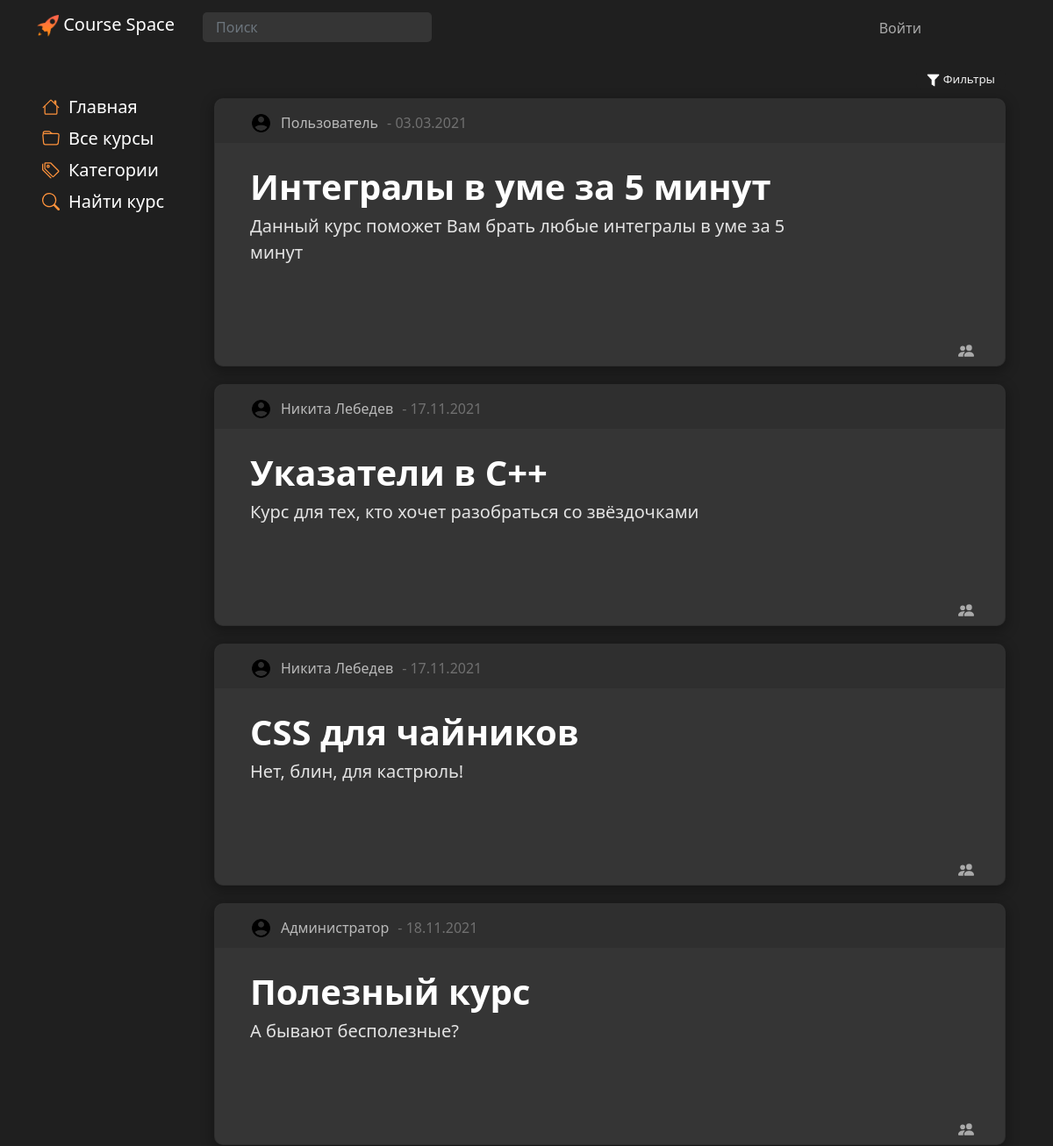
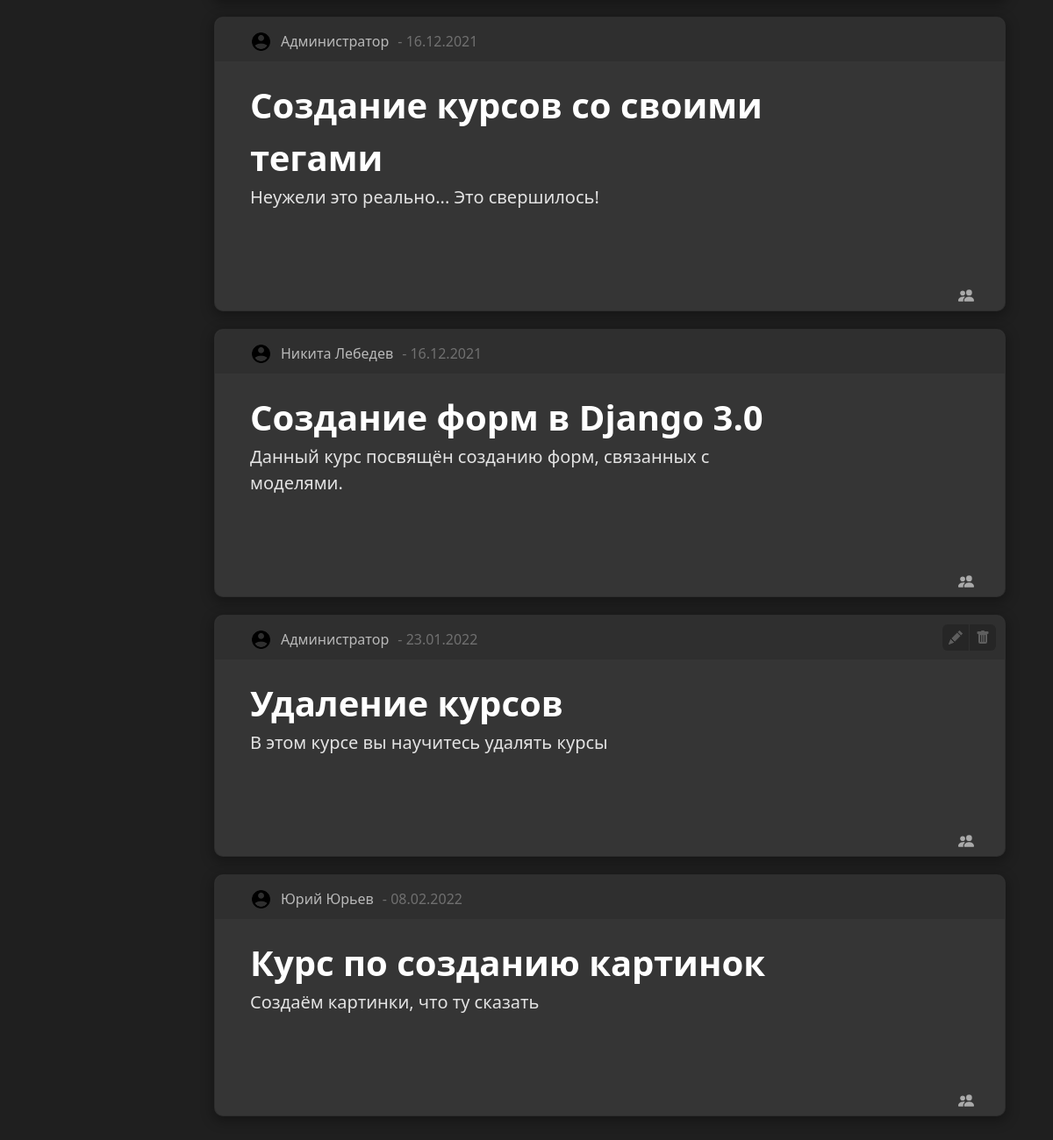
Screenshot of /main/results with the database file from the repository (2 pictures, top to bottom).
### main/models.py (models this page shows, shortened)
class Courses(models.Model):
    title = models.CharField('title', max_length=80, null=False)
    description = models.TextField('description')
    date = models.TextField('date')
    category = models.ForeignKey(Categories, models.DO_NOTHING, db_column='Category_id')  # Field name made lowercase.
    author = models.ForeignKey(Authors, models.DO_NOTHING, db_column='Author_id')  # Field name made lowercase.
    class Meta:
        db_table = 'Courses'
    def __str__(self):
        return self.title

class Authors(models.Model):
    name = models.CharField('name', max_length=80, null=False)
    user = models.ForeignKey(settings.AUTH_USER_MODEL, models.DO_NOTHING, db_column='User_id')  # Field name made lowercase.
    class Meta:
        db_table = 'Authors'

class Profile(models.Model):
    user = models.OneToOneField(settings.AUTH_USER_MODEL, on_delete=models.CASCADE, null=True, )
    surname = models.CharField('surname', max_length=80, null=False)
    name = models.CharField('name', max_length=80, null=False)
    profile_pic = models.ImageField(null=True, blank=True, upload_to="images/profile/")
    birth_date = models.DateField(null=True, blank=True)
    class Meta:
        db_table = 'Profile'

### main/views.py (the view, shortened to what this page needs)
# urls.py: path('/results', advanced_results.as_view(), name='adv_results'),
class advanced_results(ListView):
    model = Courses
    template_name = 'main/results.html'
    def get_queryset(self):
        title = self.request.GET.get('title', default='')
        desk = self.request.GET.get('desk', default='')
        cat = self.request.GET.get('cat', default='')
        author = self.request.GET.get('author', default='')
        tags = self.request.GET.get('tags', default='')
        if cat == 'Категория':
            cat = ''
        tags_list = tags.lower().split(', ')
        if tags_list == ['']:
            object_list = Courses.objects.filter(
                Q(title__icontains=title) &
                Q(description__icontains=desk) &
                Q(category__title__icontains=cat) &
                Q(author__name__icontains=author)
            ).distinct()
        print('object_list: ')
        print(object_list)
        return object_list

### main/templates/main/results.html (shortened to what this page needs)
{% extends 'main/base.html' %}
{% block style %}
    {% load static %}
{% endblock %}
{% block content %}
    {% block list %}
        {% if object_list %}
            <div class="container">
                <div class="row">
                <button class="tagsBth" type="button" data-bs-toggle="collapse" data-bs-target="#collapseExample" aria-expanded="false" aria-controls="collapseExample">
                    <img src="{% static 'main/img/filter.png' %}" width="15">
                        Фильтры
                </button>
            </div>
                <div class="row">
                    {% for el in object_list%}
                                <div class="card block" id="{{ el.id }}">
                                    <div class="cardHeader">
                                        <div class="author">
                                        {% if user.profile.profile_pic %}
                                          <img class="courseAuthorAvatarProfile" src="{{el.author.user.profile.profile_pic.url}}">
                                        {% else %}
                                          <img class="courseAuthorAvatarProfile" src="{% static 'main/img/user96.png' %}"><br><br>
                                        {% endif %}
                                        <div id="authorname">
                                             {{ el.author.user.profile.name }} {{ el.author.user.profile.surname }}
                                        </div>
                                </div>
                                        <div class="date"> - {{ el.date }}</div>
                                    </div>
                                <div class="cardContainer"  onclick="window.location.href ='{% url 'course' el.pk %}'">
                                    <div class="lable">
                                        <div class="text">
                                            <div class="title fs-1">{{ el.title }}</div>
                                        </div>
                                    </div>
                                        <div class="desk fs-5">{{el.description|truncatewords:50}}</div>
                                    <div class="tags"></br>
                                    </div>
                                </div>
                                <div class="stat">
                                </div>
                                {% if user == el.author.user %}
                                    <div class = "courseToolbar">
                                        <button class = "toolBtn" id="edit" onclick="window.location.href = '{% url 'edit_course' el.pk  %}'">
                                            <svg xmlns="http://www.w3.org/2000/svg" width="16" height="16" fill="currentColor" class="bi bi-pencil-fill editBtn" viewBox="0 0 16 16">
                                              <path d="M12.854.146a.5.5 0 0 0-.707 0L10.5 1.793 14.207 5.5l1.647-1.646a.5.5 0 0 0 0-.708l-3-3zm.646 6.061L9.793 2.5 3.293 9H3.5a.5.5 0 0 1 .5.5v.5h.5a.5.5 0 0 1 .5.5v.5h.5a.5.5 0 0 1 .5.5v.5h.5a.5.5 0 0 1 .5.5v.207l6.5-6.5zm-7.468 7.468A.5.5 0 0 1 6 13.5V13h-.5a.5.5 0 0 1-.5-.5V12h-.5a.5.5 0 0 1-.5-.5V11h-.5a.5.5 0 0 1-.5-.5V10h-.5a.499.499 0 0 1-.175-.032l-.179.178a.5.5 0 0 0-.11.168l-2 5a.5.5 0 0 0 .65.65l5-2a.5.5 0 0 0 .168-.11l.178-.178z"/>
                                            </svg>
                                        </button>
                                        <button class = "toolBtn" id="coursedelete" onclick="toggle(hidden_content)_{{ el.pk }}">
                                            <svg xmlns="http://www.w3.org/2000/svg" width="16" height="16" fill="currentColor" class="bi bi-trash-fill deleteBtn" viewBox="0 0 16 16">
                                              <path d="M2.5 1a1 1 0 0 0-1 1v1a1 1 0 0 0 1 1H3v9a2 2 0 0 0 2 2h6a2 2 0 0 0 2-2V4h.5a1 1 0 0 0 1-1V2a1 1 0 0 0-1-1H10a1 1 0 0 0-1-1H7a1 1 0 0 0-1 1H2.5zm3 4a.5.5 0 0 1 .5.5v7a.5.5 0 0 1-1 0v-7a.5.5 0 0 1 .5-.5zM8 5a.5.5 0 0 1 .5.5v7a.5.5 0 0 1-1 0v-7A.5.5 0 0 1 8 5zm3 .5v7a.5.5 0 0 1-1 0v-7a.5.5 0 0 1 1 0z"/>
                                            </svg>
                                        </button>
                                    </div>
                                {% elif el.pk == 23 %}
                                    <div class = "courseToolbar">
                                        <button class = "toolBtn" id="edit" onclick="window.location.href = '{% url 'edit_course' el.pk  %}'">
                                        </button>
                                        <button class = "toolBtn" id="coursedelete" onclick="toggle(hidden_content)_{{ el.pk }}">
                                        </button>
                                    </div>
                                {% endif %}
                            </div>
                    {% endfor %}
                </div>
            </div>
        {% else %}
            <h1>Ничего не найдено</h1>
        {% endif %}
    {% endblock %}
{% endblock %}

### main/static/main/css/design-tokens/colors.css (style rules this page uses)
:root { --black: rgb(31, 31, 31); --lblack: #353535; --llblack: #cbcbcb; --gray: #AAAAAA; --lgray: #D3D3D3; --white: #F0F0F0; --lwhite: #FAFAFA; --lred: #b41b1b; --llred: #b22d2d; --c1: #d5dafa; --c2: #d2e6fd; --c3: #d7fcd7; --c4: #f8fccc; --c5: #fde6cf; --c6: #fdcfcc; --c7: #fdcaf2; --c8: #d1d5f8; --c9: #1F1F1F; --ch1: #c6cdfa; --ch2: #bfdaf8; --ch3: #c3fac3; --ch4: #f1f7ae; --ch5: #fcdab9; --ch6: #f8b8b3; --ch7: #fcb0eb; --ch8: #b7bef8; --ch9: #1f1b1b; --tc1: #7d8df8; --tc2: #68adfc; --tc3: #76df76; --tc4: #c5d140; --tc5: #e2a669; --tc6: #da726a; --tc7: #d667be; --tc8: #646ec9; --tc9: #ffffff; }

### main/static/main/css/design-tokens/img.css (style rules this page uses)
.courseAuthorAvatarProfile { object-fit: cover; width: 25px; height: 25px; border-radius: 25px; border-width: 2px; border-color: var(--white); }

### main/static/main/css/design-tokens/MainBlock.css (style rules this page uses)
body { background-color: var(--black); margin-top: 80px; padding-bottom: 100px; }

### main/static/main/css/design-tokens/button.css (style rules this page uses)
button { background-color: var(--black); color: var(--white); font-size: 10pt; border-radius: 6px; text-align: center; border: none; transition: 0.3s; margin-top: 5px; -webkit-touch-callout: none; -webkit-user-select: none; -khtml-user-select: none; -moz-user-select: none; -ms-user-select: none; user-select: none; }
.tagsBth { width: fit-content; margin-right: 0; margin-left: auto; }

### main/static/main/css/design-tokens/card.css (style rules this page uses)
.block { background-color: var(--lblack); border-radius: 10px; margin-right: 10px; padding: 10px 40px; margin-bottom: 10px; width: 100%; -webkit-box-shadow: 0px 4px 14px 2px rgba(0, 0, 0, 0.3); -moz-box-shadow: 0px 4px 14px 2px rgba(0, 0, 0, 0.3); box-shadow: 0px 4px 14px 2px rgba(0, 0, 0, 0.3); }
.cardContainer { display: flex; flex-direction: column; cursor: pointer; }
.card { transition: 0.2s; padding: 20px 40px 30px 40px; margin: 10px 0; width: 100%; position: relative; }
.cardHeader { background-color: #2f2f2f; border-radius: 10px 10px 0 0; height: 50px; position: absolute; top:0; left: 0; padding-left: 40px; padding-top: 15px; color: white; width: 100%; }
.card .desk { color: #e3e3e3; }
.card .lable { display: flex; position: relative; margin-top: 50px; }
.card .title { font-weight: bold; color: #ffffff; }
.card .author { display: flex; color: #b9b9b9; padding: 0; margin-top: 0; }
.card .author #authorname { margin-left: 10px; }
.card .tags { margin-top: 60px; flex-wrap: wrap; justify-content: start; align-items: start; align-content: start; }
.card .date { margin-left: 10px; display: flex; color: #707070; }
.card .stat { position: absolute; right: 10px; bottom: 5px; display: flex; flex: none; align-items: center; justify-content: flex-end; width: fit-content; padding: 3px 12px; }
.card .courseToolbar { position: absolute; top: 10px; right: 10px; display: flex; width: auto; height: auto; }
.card .courseToolbar button { position: relative; width: 30px; height: 30px; margin: 0; right: 0; bottom: 0; top: 0; padding-left: 5px; padding-right: 5px; background-color: #262626; fill: var(--lblack); }
#edit { border-radius: 6px 0 0 6px; margin-right: 1px; }
#coursedelete { border-radius: 0 6px 6px 0; }
svg { transition: 0.2s; }
.card div { display: flex; }

### main/static/main/css/design-tokens/MediaQueries.css (style rules this page uses)
@media screen and (min-width: 768px) { .card .lable { width: calc(100% - 210px); } }
@media screen and (min-width: 768px) { .card .desk { width: calc(100% - 210px); } }

### rows the page displays
Courses: author.user.profile.name "Пользователь", date "03.03.2021", title "Интегралы в уме за 5 минут", description "Данный курс поможет Вам брать любые интегралы в уме за 5 минут"
Courses: author.user.profile.name "Никита", author.user.profile.surname "Лебедев", date "17.11.2021", title "Указатели в C++", description "Курс для тех, кто хочет разобраться со звёздочками"
Courses: author.user.profile.name "Никита", author.user.profile.surname "Лебедев", date "17.11.2021", title "CSS для чайников", description "Нет, блин, для кастрюль!"
Courses: author.user.profile.name "Администратор", date "18.11.2021", title "Полезный курс", description "А бывают бесполезные?"
Courses: author.user.profile.name "Администратор", date "16.12.2021", title "Создание курсов со своими тегами", description "Неужели это реально... Это свершилось!"
Courses: author.user.profile.name "Никита", author.user.profile.surname "Лебедев", date "16.12.2021", title "Создание форм в Django 3.0", description "Данный курс посвящён созданию форм, связанных с моделями."
Courses: author.user.profile.name "Администратор", date "23.01.2022", title "Удаление курсов", description "В этом курсе вы научитесь удалять курсы"
Courses: author.user.profile.name "Юрий", author.user.profile.surname "Юрьев", date "08.02.2022", title "Курс по созданию картинок", description "Создаём картинки, что ту сказать"
